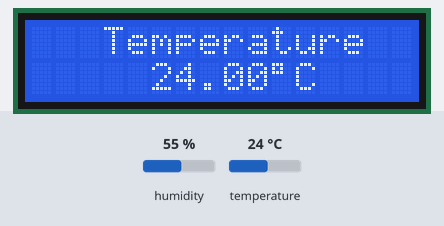
The sketch below on a simulated Arduino Uno, built with avr-gcc and run on an emulated ATmega328P. On the bench: 16×2 character LCD. The inputs (shaded band) are chosen by the test bench; at power-on: humidity 55 %, temperature 24 °C. What the sketch prints to the serial monitor is not drawn.

Above: at 6.6 s.
6.7 s: humidity set to 22 %
At 15.9 s:
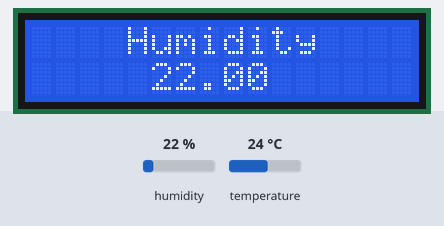
19.6 s: temperature set to 12 °C
At 25.2 s:
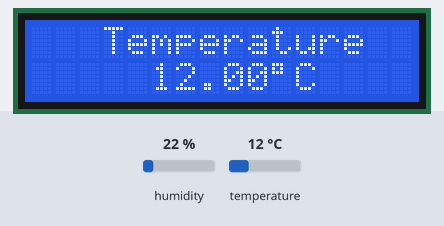
28.7 s: humidity set to 40 %
At 33.7 s:
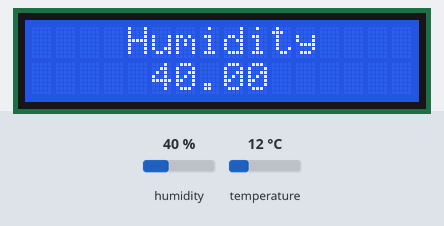
37.7 s: temperature set to 19 °C
At 43.1 s:
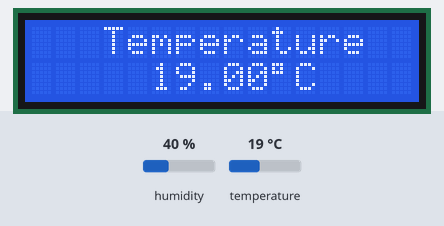
Timing chart, 0 to 44.6 s (numbered marks = the images above; inputs shaded):
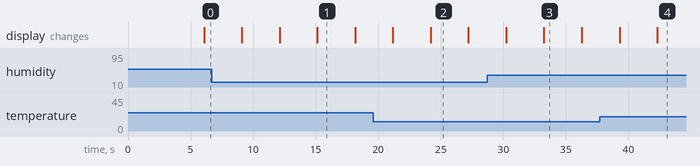

Measured:
- after the input at 6.7 s, the display: first differs from a run without the input after 8.4 s (image 1)
- after the input at 19.6 s, the display: first differs from a run without the input after 4.6 s (image 2)
- after the input at 28.7 s, the display: first differs from a run without the input after 4.5 s (image 3)
- after the input at 37.7 s, the display: first differs from a run without the input after 4.6 s (image 4)
- what the display in image 1 shows lasts 3.1 s, from 15.1 s to 18.2 s

The sketch:

sketch_mar19a.ino
```cpp
#include <LiquidCrystal.h>
#include"DHT.h"
#define Type DHT11
int sensePin = 7 ;
DHT HT(sensePin, Type);
float humidity; // relative
float tempC;
float tempF;
int setTime = 3000;


// Setup the LiquidCrystal library with the pin numbers we have
// physically connected the module to.
LiquidCrystal lcd(12, 11, 5, 4, 3, 2);

void setup() {
  // Setup the number of columns and rows that are available on the LCD.
  lcd.begin(16, 2);
   Serial.begin(9600);
   HT.begin();
  delay(setTime);
}

void loop() {

  // DHT11 Data absorption using sensor
   delay(setTime);

   humidity = HT.readHumidity();
   tempC = HT.readTemperature();
   tempF = HT.readTemperature(true);

   // For Serial Moniter
    Serial.print("Humidity: ");
    Serial.print(humidity);

    Serial.print("  Temperature C:");
    Serial.print(tempC);

    Serial.print("  Temperature F:");
    Serial.print(tempF);

    Serial.println();


  lcd.clear();
  // setcursor (row,col)
  lcd.setCursor(0, 0);
  lcd.print("   Temperature  ");
  lcd.setCursor(0,1 );
  lcd.print("     ");
  lcd.print(tempC);
  lcd.print((char)223);
  lcd.print('C');
  delay(setTime);

  lcd.clear();

  lcd.setCursor(0, 0);
  lcd.print("    Humidity   ");
  lcd.setCursor(0,1 );
  lcd.print("     ");
  lcd.print(humidity);

}
```
